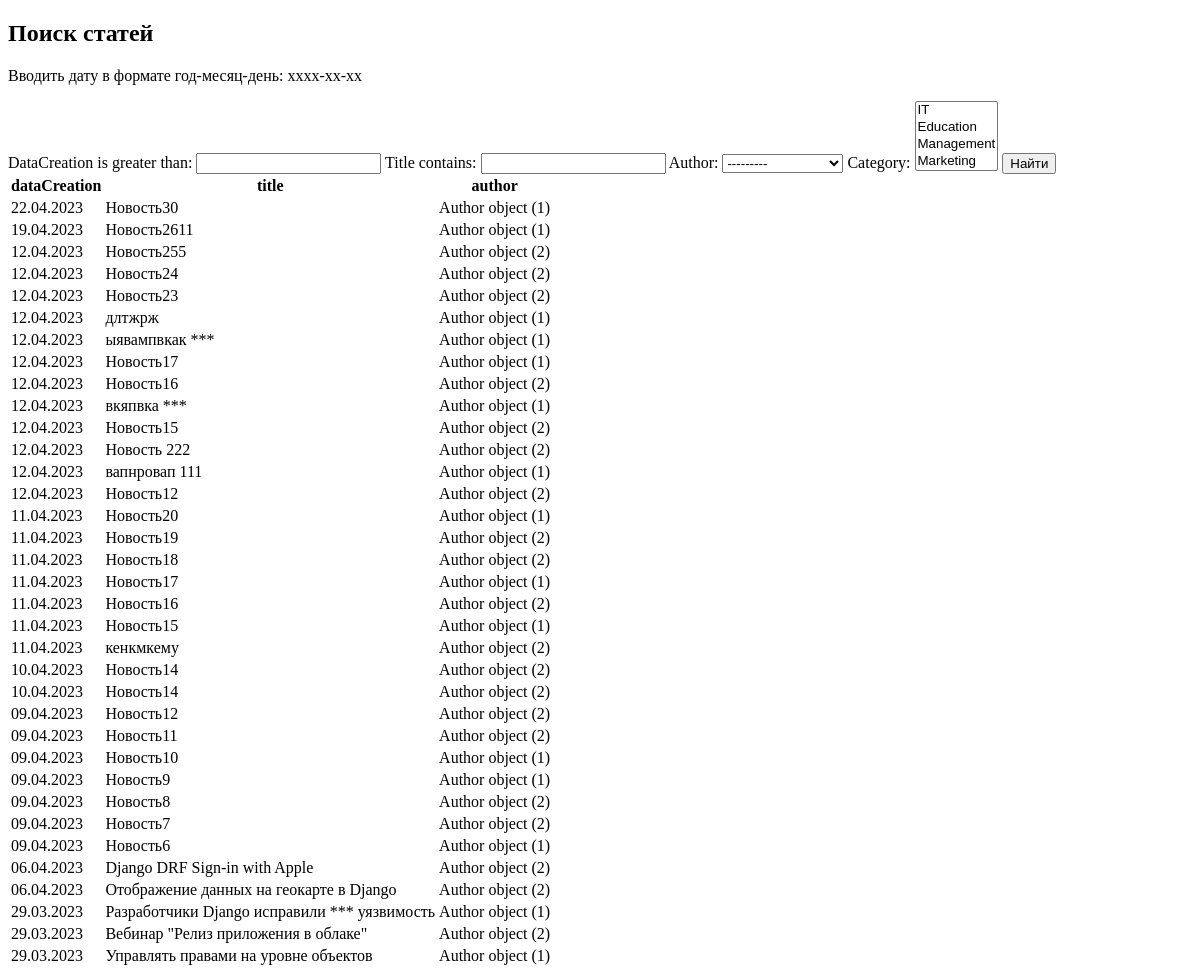
The page /news/search/ on the database as committed earlier.
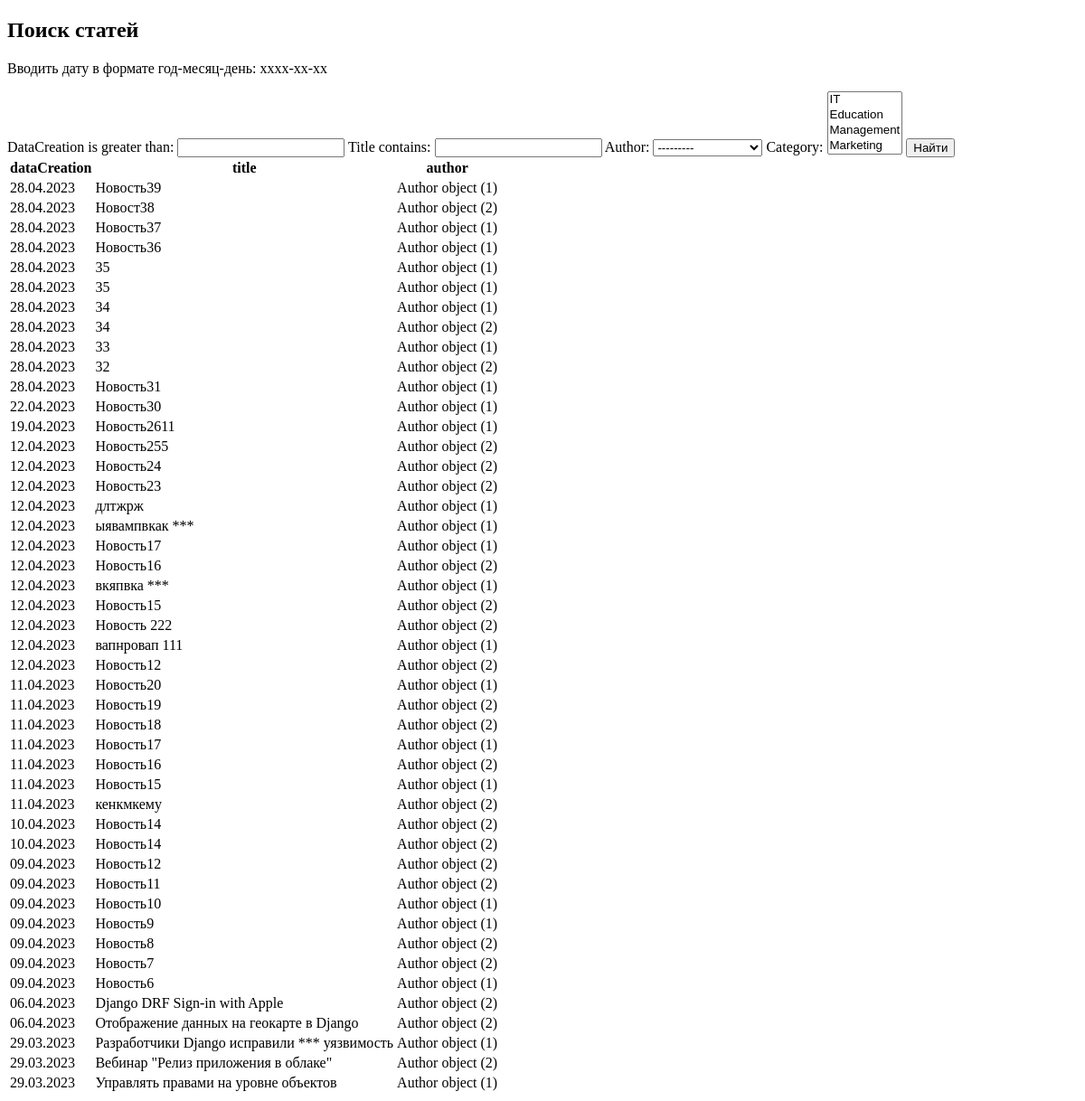
The same page on the database as committed later.
### news/models.py (models this page shows, shortened)
class Post(models.Model):
    author = models.ForeignKey(Author, on_delete=models.CASCADE)
    NEWS = 'NW'
    ARTICLE = 'AR'
    CATEGORY_CHOICES = (
        (NEWS, 'Новость'),
        (ARTICLE, 'Статья'),
    )
    categoryType = models.CharField(max_length=2, choices = CATEGORY_CHOICES, default=ARTICLE)
    dataCreation = models.DateTimeField(auto_now_add=True)
    category = models.ManyToManyField('Category', through='PostCategory')
    title = models.CharField(max_length=128)
    text = models.TextField()
    rating = models.SmallIntegerField(default=0)

class Author(models.Model):
    authorUser = models.OneToOneField(User, on_delete=models.CASCADE)
    ratingAuthor = models.SmallIntegerField(default=0)

### news/views.py (the view)
# urls.py: path('search/', PostsSearch.as_view(), name='search'),
class PostsSearch(ListView):
    model = Post  # указываем модель, объекты которой мы будем выводить
    template_name = 'search.html'  # указываем имя шаблона, в котором будет лежать HTML, в нём будут все инструкции о том, как именно пользователю должны вывестись наши объекты
    ordering = ['-dataCreation']
    def get_context_data(self,
                         **kwargs):  # забираем отфильтрованные объекты переопределяя метод get_context_data у наследуемого класса (привет, полиморфизм, мы скучали!!!)
        context = super().get_context_data(**kwargs)
        context['filter'] = PostFilter(self.request.GET,
                                       queryset=self.get_queryset())  # вписываем наш фильтр в контекст
        context['form'] = PostForm()
        return context

### news/forms.py
class PostForm(ModelForm):
    check_box = BooleanField(label='Ало, Галочка!')  # добавляем галочку или же true-false поле
    class Meta:
        model = Post
        fields = ['title', 'text', 'author', 'category', 'check_box']  # не забываем включить галочку в поля, иначе она не будет показываться на странице!

### news/models.py (called while the page is built)
    def __str__(self):
        return self.name

### news/templatetags/custom_filters.py (called while the page is built)
@register.filter(name='censor')     # регистрируем наш фильтр под именем censor, чтоб django понимал, что это именно фильтр, а не простая функция
def censor(value):                   # первый аргумент здесь — это то значение, к которому надо применить фильтр
    for word in badwordsList:
        value = value.replace(word, '***')
    return value

### templates/search.html (shortened to what this page needs)
{% extends 'flatpages/default.html' %}
{% load custom_filters %}
{% block content %}
    <h2>Поиск статей</h2>
    <p>Вводить дату в формате год-месяц-день: хххх-xx-xx</p>
    <form method="GET">
        {{ filter.form }}
        <input type="submit" value="Найти">
    </form>
    <table>
        <thead>
            <th>
                dataCreation
            </th>
            <th>
                title
            </th>
            <th>
                author
            </th>
        </thead>
        {% for post in filter.qs %}
        <tr>
            <td>
                {{ post.dataCreation|date:'d.m.Y' }}
            </td>
            <td>
                {{ post.title|censor }}
            </td>
            <td>
                {{ post.author }}
            </td>
        </tr>
        {% endfor %}
    </table>
{% endblock content %}

### templates/flatpages/default.html (shortened to what this page needs)
<!DOCTYPE html>
<html>
<head>
</head>
<body>
    {% block content %}
    {% endblock content %}
</body>
</html>

Rows that differ between the two databases and show on the page:
added Post: dataCreation "28.04.2023", title|censor "Новость39", author "Author object (1)"
added Post: dataCreation "28.04.2023", title|censor "Новост38", author "Author object (2)"
added Post: dataCreation "28.04.2023", title|censor "Новость37", author "Author object (1)"
added Post: dataCreation "28.04.2023", title|censor "Новость36", author "Author object (1)"
added Post: dataCreation "28.04.2023", title|censor "35", author "Author object (1)"
added Post: dataCreation "28.04.2023", title|censor "35", author "Author object (1)"
added Post: dataCreation "28.04.2023", title|censor "34", author "Author object (1)"
added Post: dataCreation "28.04.2023", title|censor "34", author "Author object (2)"
added Post: dataCreation "28.04.2023", title|censor "33", author "Author object (1)"
added Post: dataCreation "28.04.2023", title|censor "32", author "Author object (2)"
added Post: dataCreation "28.04.2023", title|censor "Новость31", author "Author object (1)"
